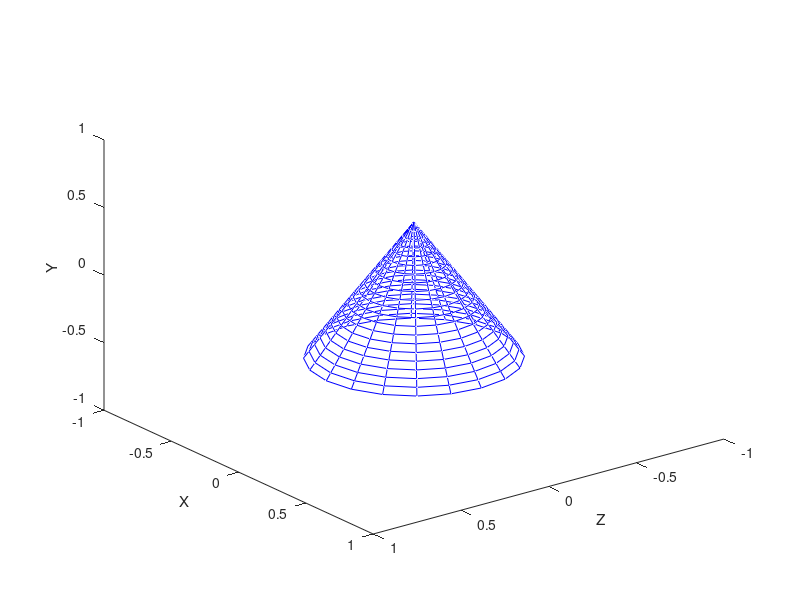

This chart was generated by the following MATLAB code:
clear all;
clf;
hold off;

#===================================
#       PLOT FUNCTIONS
#===================================

function plot_object(ax, object)
  V = object.V
  E = object.E

  n_rows = size(E)(1);

  for i=1:1:n_rows
    v1 = E(i, 1);
    v2 = E(i, 2);

    X1 = V(1, v1);
    Y1 = V(2, v1);
    Z1 = V(3, v1);

    X2 = V(1, v2);
    Y2 = V(2, v2);
    Z2 = V(3, v2);

    plot3([Z1 Z2], [X1 X2], [Y1 Y2], 'color', object.color, ax=ax)
    hold on
  endfor
end

function scatter_object(ax, object)
  V = object.V

  [r c] = size(V)

  for i=1:1:c
    X = V(1, i)
    Y = V(2, i)
    Z = V(3, i)

    scatter3(Z, X, Y, 6, "filled", "marker")
    hold on
  endfor
end

#=========================================
#     OBJECT TRANSFORMATION FUNCTIONS
#=========================================

function object = object_scale(old_object, A, B, C)
  M = [
    A 0 0 0 ;
    0 B 0 0 ;
    0 0 C 0 ;
    0 0 0 1
  ]

  object = struct(
    'V', M * old_object.V,
    'E', old_object.E,
    'color', old_object.color
  )
end

function object = object_rotate_Y(old_object, angle)
  A = cos(angle)
  B = sin(angle)

  M = [
    +A +0 +B +0 ;
    +0 +1 +0 +0 ;
    -B +0 +A +0 ;
    +0 +0 +0 +1
  ]

  object = struct(
    'V', M * old_object.V,
    'E', old_object.E,
    'color', old_object.color
  )
end

function object = object_rotate_X(old_object, angle)
  A = cos(angle)
  B = sin(angle)

  M = [
    +1 +0 +0 +0 ;
    +0 +A -B +0 ;
    +0 +B +A +0 ;
    +0 +0 +0 +1
  ]

  object = struct(
    'V', M * old_object.V,
    'E', old_object.E,
    'color', old_object.color
  )
end

function object = object_rotate_Y(old_object, angle)
  A = cos(angle)
  B = sin(angle)

  M = [
    +A +0 +B +0 ;
    +0 +1 +0 +0 ;
    -B +0 +A +0 ;
    +0 +0 +0 +1
  ]

  object = struct(
    'V', M * old_object.V,
    'E', old_object.E,
    'color', old_object.color
  )
end

function object = object_rotate_Z(old_object, angle)
  A = cos(angle)
  B = sin(angle)

  M = [
    +A -B +0 +0 ;
    +B +A +0 +0 ;
    -0 +0 +1 +0 ;
    +0 +0 +0 +1
  ]

  object = struct(
    'V', M * old_object.V,
    'E', old_object.E,
    'color', old_object.color
  )
end

function object = object_translate(old_object, tx, ty, tz)
  M = [
    1 0 0 tx ;
    0 1 0 ty ;
    0 0 1 tz ;
    0 0 0 1
  ]

  object = struct(
    'V', M * old_object.V,
    'E', old_object.E,
    'color', old_object.color
  )
end

#===================================
#     OBJECT CREATION FUNCTIONS
#===================================

function object = create_cube(color)
  object = struct(
  'V', [
    +0.5 -0.5 -0.5 +0.5 +0.5 -0.5 -0.5 +0.5 ;
    +0.5 +0.5 +0.5 +0.5 -0.5 -0.5 -0.5 -0.5 ;
    -0.5 -0.5 +0.5 +0.5 -0.5 -0.5 +0.5 +0.5 ;
    +1.0 +1.0 +1.0 +1.0 +1.0 +1.0 +1.0 +1.0
  ],
  'E', [
    1 2 ; 2 3 ; 3 4 ; 4 1 ; 5 6 ; 6 7 ; 7 8 ; 8 5 ; 1 5 ; 2 6 ; 3 7 ; 4 8
  ],
  'color', color
)
end

function object = create_cylinder(
  circles,    # number of circles
  pp_circle,  # points per circle
  color
)
  i = 1:1:pp_circle;
  i = i / pp_circle;
  i = i * 2 * pi;

  circle_X = cos(i);
  circle_Y = -0.5 * ones([1 length(i)]);
  circle_Z = sin(i);

  X = [];
  Y = [];
  Z = [];

  i = 1:1:pp_circle;
  i = i';
  circle_E = [i i+1];
  circle_E(pp_circle, 2) = 1;

  E = [];

  step = 1 / (circles - 1);

  for i=0:(circles-1)
    X = [X circle_X];
    Y = [Y (circle_Y + step * i)];
    Z = [Z circle_Z];
  endfor

  for i=0:(circles-1)
    E = [E ; (circle_E + pp_circle * i)];
  endfor

  i = (0:circles-2)';
  i = [i (i + 1)];
  i = i * 20 + 1;

  for j=0:(pp_circle - 1)
    E = [E ; i + j];
  endfor

  object = struct(
    'V', [
      X ;
      Y ;
      Z ;
      ones([1 pp_circle * circles]) ;
    ],
    'E', E,
    'color', color
  );
end

function object = create_cone(bases, pp_base, color)
  t = 1:bases;
  t = t / bases;

  V_top = [ 0 ; 0.5 ; 0 ; 1];
  V_o= [
    zeros([1 length(t)]) ;
    -t + 0.5 ;
    0.5 * t ;
    ones([1 length(t)])
  ];

  t = 1:pp_base;
  t = t / pp_base;
  t = 2 * pi * t;

  V = []

  for t=t
    s = sin(t);
    c = cos(t);

    M = [
      +c +0 +s +0 ;
      +0 +1 +0 +0 ;
      -s +0 +c +0 ;
      +0 +0 +0 +1 ;
    ];

    V_n = M * V_o;

    V = [V V_n];
  endfor

  V = [V V_top]

  top_index = pp_base * bases + 1

  t = 1:bases:1+bases*(pp_base - 1);
  t = t';

  u = top_index * ones([length(t) 1])

  E = []
  for j=1:bases
    E = [E ; [u t]];
    E = [E ; [t shift(t, length(t)-1)]]
    u = t;

    t = t + 1
  endfor

  object = struct(
    'V', V,
    'E', E,
    'color', color
  );
end

ax = gca()

# cube = create_cube("#00FF00")
# cube = object_scale(cube, 2, 2, 2)
# cube = object_translate(cube, -2.5, 0, 0)
# plot_object(ax, cube)

#cylinder = create_cylinder(20, 20, '#FF0000')
#cylinder = object_scale(cylinder, 1, 2, 1)
# cylinder = object_translate(cylinder, 2.5, 0, 0)
#plot_object(ax, cylinder)

cone = create_cone(20, 20, '#0000FF')
plot_object(ax, cone)

set(ax, "xdir", "reverse")
set(ax, "ydir", "reverse")

set(ax, "xlabel", "Z")
set(ax, "ylabel", "X")
set(ax, "zlabel", "Y")

set(ax, "xlim", [-1 +1])
set(ax, "ylim", [-1 +1])
set(ax, "zlim", [-1 +1])
